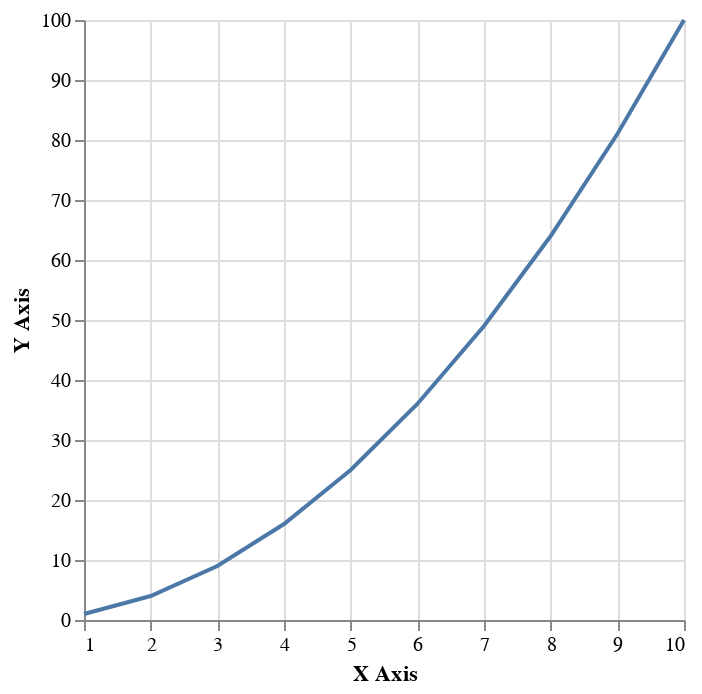

The Vega-Lite source for this figure:
### Vega-Lite specification from a JSON file in a GitHub repository (floating-point values rounded to 4 significant figures)
{"data": {"values": [{"x": 1, "y": 1}, {"x": 2, "y": 4}, {"x": 3, "y": 9}, {"x": 4, "y": 16}, {"x": 5, "y": 25}, {"x": 6, "y": 36}, {"x": 7, "y": 49}, {"x": 8, "y": 64}, {"x": 9, "y": 81}, {"x": 10, "y": 100}]}, "mark": "line", "encoding": {"x": {"type": "quantitative", "field": "x", "axis": {"title": "X Axis"}}, "y": {"type": "quantitative", "field": "y", "axis": {"title": "Y Axis"}}}}
